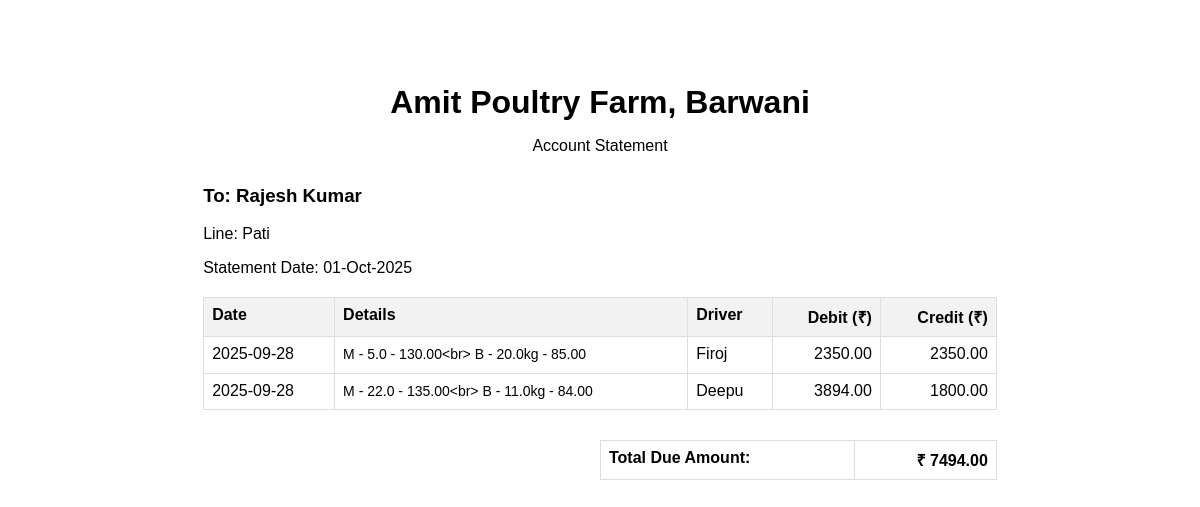
/trader/1/statement, run on the app's committed database.
### tables this page shows
CREATE TABLE traders (
    id INTEGER PRIMARY KEY AUTOINCREMENT,
    name TEXT NOT NULL,
    line TEXT NOT NULL,
    total_debt REAL NOT NULL DEFAULT 0.0
);

CREATE TABLE transactions (
    id INTEGER PRIMARY KEY AUTOINCREMENT,
    trader_id INTEGER,
    type TEXT NOT NULL, -- 'Purchase' or 'Payment'
    date TEXT NOT NULL,
    details TEXT,
    driver_name TEXT, -- This is the new column
    total_amount REAL,
    amount_paid REAL,
    FOREIGN KEY (trader_id) REFERENCES traders (id)
);

### app.py (the view)
@app.route('/trader/<int:trader_id>/statement')
def print_statement(trader_id):
    db = get_db()
    trader = db.execute('SELECT * FROM traders WHERE id = ?', (trader_id,)).fetchone()
    if not trader:
        flash("Trader not found.", 'error')
        return redirect(url_for('home'))
    transactions = db.execute('SELECT * FROM transactions WHERE trader_id = ? ORDER BY date, id', (trader_id,)).fetchall()
    return render_template('print_statement.html', trader=trader, transactions=transactions, today_date=date.today().strftime('%d-%b-%Y'))

### app.py (called while the page is built)
def get_db():
    if 'db' not in g:
        g.db = sqlite3.connect(DATABASE)
        g.db.row_factory = sqlite3.Row
    return g.db

### templates/print_statement.html (shortened to what this page needs)
<!DOCTYPE html>
<html lang="en">
<head>
</head>
<body onload="window.print();">
    <div class="container">
        <div class="header">
            <h1>Amit Poultry Farm, Barwani </h1>
            <p>Account Statement</p>
        </div>
        <div class="trader-info">
            <h3>To: {{ trader.name }}</h3>
            <p>Line: {{ trader.line }}</p>
            <p>Statement Date: {{ today_date }}</p>
        </div>
        <table>
            <thead>
                <tr>
                    <th>Date</th>
                    <th>Details</th>
                    <th>Driver</th>
                    <th class="text-right">Debit (₹)</th>
                    <th class="text-right">Credit (₹)</th>
                </tr>
            </thead>
            <tbody>
                {% for tx in transactions %}
                <tr>
                    <td>{{ tx.date }}</td>
                    <td class="details">
                        {% if tx.type == 'Purchase' %}
                            {% for line in tx.details.split('\n') %}
                                {% set parts = line.replace(' units', '').replace(' kg', 'kg').replace(' @ ', ' - ').split(': ') %}
                                {% set bird_short = parts[0].replace('Minar', 'M').replace('Broiler', 'B').replace('Parent', 'P') %}
                                {{ bird_short }} - {{ parts[1] }}{{ '<br>' if not loop.last else ''|safe }}
                            {% endfor %}
                        {% else %}
                            Payment Received
                        {% endif %}
                    </td>
                    <td>{{ tx.driver_name or '' }}</td>
                    <td class="text-right">
                        {% if tx.type == 'Purchase' %}
                            {{ "%.2f"|format(tx.total_amount) }}
                        {% endif %}
                    </td>
                    <td class="text-right">
                        {% if tx.amount_paid > 0 %}
                            {{ "%.2f"|format(tx.amount_paid) }}
                        {% endif %}
                    </td>
                </tr>
                {% endfor %}
            </tbody>
        </table>
        <table class="summary">
            <tr>
                <td>Total Due Amount:</td>
                <td class="text-right">₹ {{ "%.2f"|format(trader.total_debt) }}</td>
            </tr>
        </table>
    </div>
</body>
</html>

### templates/print_statement.html (style rules this page uses)
body { font-family: Arial, sans-serif; }
.container { width: 210mm; margin: auto; padding: 20mm; }
.header { text-align: center; margin-bottom: 30px; }
.header h1 { margin: 0; }
.trader-info { margin-bottom: 20px; }
table { width: 100%; border-collapse: collapse; margin-top: 20px; }
th, td { border: 1px solid #ddd; padding: 8px; text-align: left; vertical-align: top; }
th { background-color: #f2f2f2; }
.text-right { text-align: right; }
.summary { margin-top: 30px; float: right; width: 50%; }
.summary td { font-weight: bold; }
td.details { font-size: 14px; line-height: 1.4; }

### data on the page
traders: name "Rajesh Kumar", line "Pati", total_debt "7494.00"
transactions: date "2025-09-28", bird_short "M" "B", parts "5.0 - 130.00" "20.0kg - 85.00", last "<br>", driver_name "Firoj", total_amount "2350.00", amount_paid "2350.00"
transactions: date "2025-09-28", bird_short "M" "B", parts "22.0 - 135.00" "11.0kg - 84.00", last "<br>", driver_name "Deepu", total_amount "3894.00", amount_paid "1800.00"
